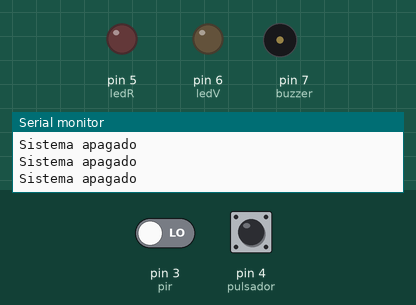
Simulated run of this sketch. Board: Arduino Uno, built with avr-gcc and run on an emulated ATmega328P. Parts: output pins drawn as LEDs (lit = HIGH), buzzer (waves = sounding, pin HIGH), the last lines printed to the serial monitor. Dashed ring = blinking. Inputs (shaded band) come from the test bench; at power-on: pin 4 (pulsador) LOW, pin 3 (pir) LOW.

Above: at 1.2 s.
1.3 s: pin 4 (pulsador) pulled HIGH for 0.15 s
At 2.5 s:
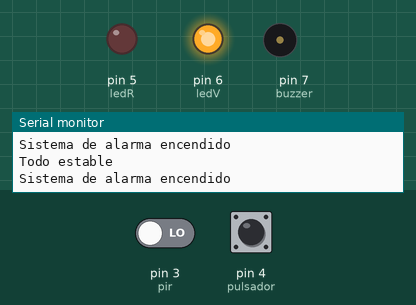
2.9 s: pin 3 (pir) driven HIGH
At 3.04 s:
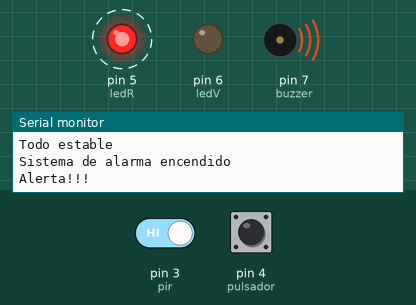
5.9 s: pin 3 (pir) driven LOW
At 8.7 s:
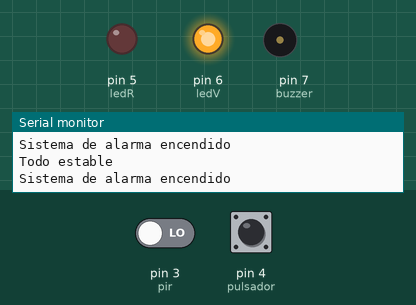
8.9 s: pin 4 (pulsador) pulled HIGH for 1 s
At 10.3 s:
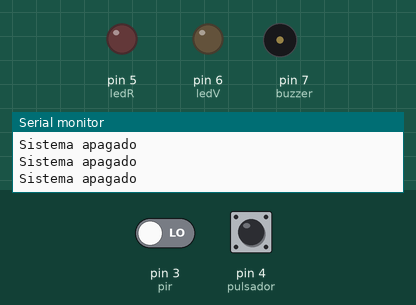
12.9 s: pin 4 (pulsador) pulsed HIGH 5 times (0.12 s each, 0.3 s apart)
At 13.09 s:
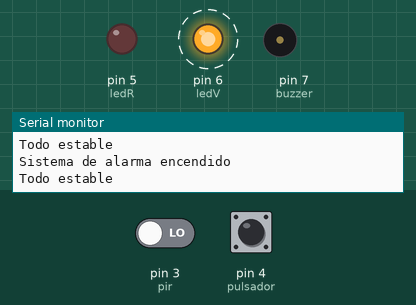
17.4 s: pin 3 (pir) driven HIGH and pin 4 (pulsador) driven HIGH
At 20.6 s:
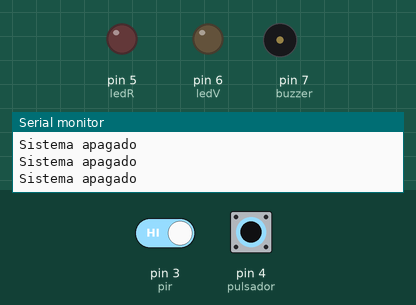
Timing chart, 0 to 21.4 s (numbered marks = the images above; inputs shaded):
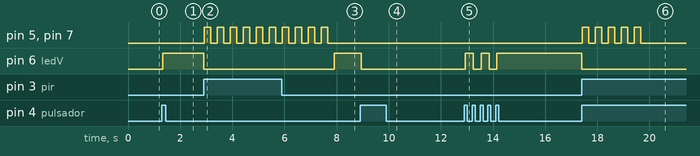

Measured:
- after the input at 1.3 s, pin 6 (ledV): LOW → HIGH at once
- after the input at 2.9 s, pin 5 (ledR), pin 7 (buzzer): alternates HIGH for 0.25 s and LOW for 0.25 s, starting at once; pin 6 (ledV): HIGH → LOW at once
- after the input at 5.9 s, pin 5 (ledR), pin 7 (buzzer): goes on until 7.7 s, then stays LOW; pin 6 (ledV): LOW → HIGH after 2.0 s
- after the input at 8.9 s, pin 6 (ledV): HIGH → LOW at once
- after the input at 12.9 s, pin 6 (ledV): alternates HIGH for 0.30 s and LOW for 0.30 s, 5 changes in all, then stays HIGH, starting at once
- after the input at 17.4 s, pin 5 (ledR), pin 7 (buzzer): alternates HIGH for 0.25 s and LOW for 0.25 s, 10 changes in all, then stays LOW, starting at once; pin 6 (ledV): HIGH → LOW at once

The sketch:

pir_C9_2.ino
```cpp
int pir=3, ledV=6,ledR=5,pulsador=4,
estado, estadoAnt=0, salida=0,lectura, buzzer=7;
void setup() {
  pinMode(pir,INPUT);
  pinMode(pulsador,INPUT);
  pinMode(ledV,OUTPUT);
  pinMode(buzzer,OUTPUT);
  pinMode(ledR,OUTPUT);
  Serial.begin(9600);
}

void loop() {
  estado=digitalRead(pulsador);
  if(estado and estadoAnt==0){
    salida=1-salida;
  }
  estadoAnt=estado;
  if(salida){
    Serial.println("Sistema de alarma encendido");
    lectura=digitalRead(pir);
    if(lectura){
      digitalWrite(ledV,0);
      Serial.println("Alerta!!!");
      for(int i=0;i<=4;i++){
        digitalWrite(ledR,1);
        digitalWrite(buzzer,1);
        delay(250);
        digitalWrite(ledR,0);
        digitalWrite(buzzer,0);
        delay(250);
      }
    }
    else{
      digitalWrite(ledV,1);
      digitalWrite(ledR,0);
      digitalWrite(buzzer,0);
      Serial.println("Todo estable");
    }
  }
  else{
    Serial.println("Sistema apagado");
    digitalWrite(ledV,0);
    digitalWrite(ledR,0);
  }
}
```
